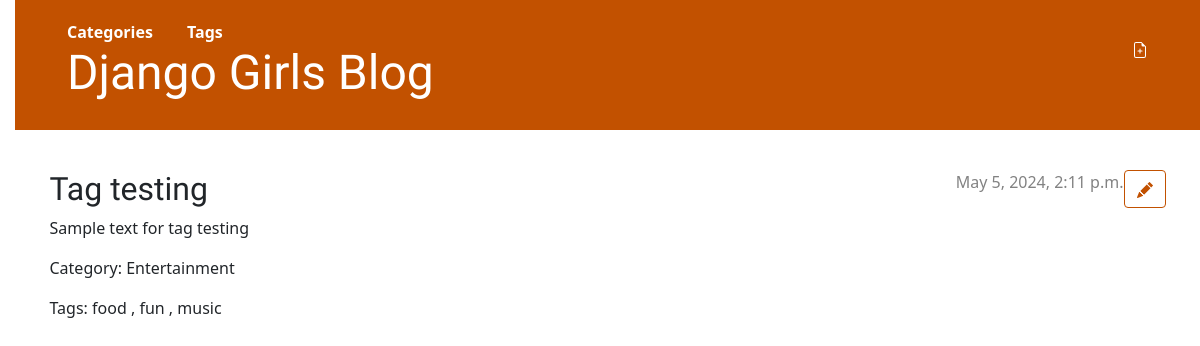
Screenshot of /post/tag-testing/ with the database file from the repository.
### blog/models.py (models this page shows, shortened)
class Post(models.Model):
    author = models.ForeignKey(settings.AUTH_USER_MODEL, on_delete=models.CASCADE, null=True)
    title = models.CharField(max_length=20)
    text = models.TextField()
    created_date = models.DateTimeField(default=timezone.now)
    published_date = models.DateTimeField(blank=True, null=True)
    slug = models.SlugField(unique=True, default=uuid.uuid1)
    category = models.ForeignKey(Category, on_delete=models.CASCADE, null=True)
    tag = models.ManyToManyField(Tag, related_name='posts')

class Category(models.Model):
    name = models.CharField(max_length=200)
    creation_date = models.DateTimeField(blank=True, null=True)
    slug = models.SlugField(unique=True, default=uuid.uuid1)

class Tag(models.Model):
    name = models.CharField(max_length=200)
    creation_date = models.DateTimeField(blank=True, null=True)

### blog/views.py (the view)
# urls.py: path('post/<slug>/', views.post_detail, name='post_detail'),
def post_detail(request, slug):
    post = get_object_or_404(Post, slug=slug)
    return render(request, 'blog/post_detail.html', {'post': post})

### blog/templates/blog/post_detail.html (shortened to what this page needs)
{% extends 'blog/base.html' %} {% block content %}
<article class="post">
  <aside class="actions">
    <a class="btn btn-secondary" href="/post/{{ post.slug }}/edit/">
    </a>
  </aside>
  {% if post.published_date %}
  <time class="date"> {{ post.published_date }} </time>
  {% endif %}
  <h2>{{ post.title }}</h2>
  <p style="word-wrap: break-word">{{ post.text|linebreaksbr|safe }}</p>
  <p>Category: {{ post.category.name }}</p>
  <p>Tags:
    {% for tag in post.tag.all %}
    {{ tag.name }}
    {% if not forloop.last %}, {% endif %}
    {% endfor %}
  </p>
</article>
{% endblock %}

### blog/static/css/blog.css (style rules this page uses)
body { padding-left: 15px; }
h1, h2, h3, h4 { font-family: "Lobster", cursive; }
.date { color: #828282; }
.post { margin-bottom: 70px; }
.post>.date, .post>.actions { float: right; }
.btn-secondary, .btn-secondary:visited { color: #c25100; background: none; border-color: #c25100; }

### rows the page displays
Post: published_date "May 5, 2024, 2:11 p.m.", title "Tag testing", text "Sample text for tag testing", category.name "Entertainment"
Tag: name "food"
Tag: name "fun"
Tag: name "music"
